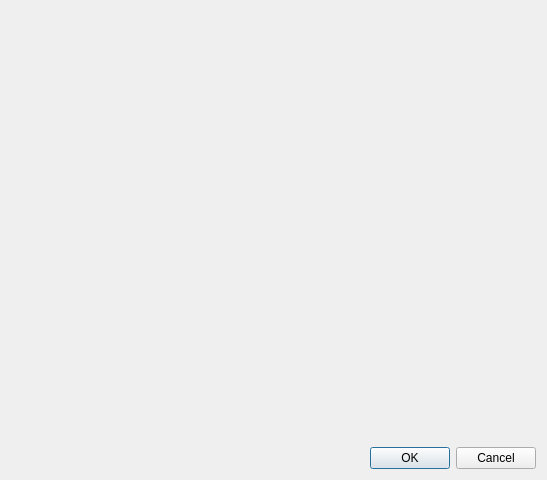
<?xml version="1.0" encoding="UTF-8"?>
<ui version="4.0">
 <class>SettingsWindow</class>
 <widget class="QDialog" name="SettingsWindow">
  <property name="geometry">
   <rect>
    <x>0</x>
    <y>0</y>
    <width>547</width>
    <height>480</height>
   </rect>
  </property>
  <property name="windowTitle">
   <string>Dialog</string>
  </property>
  <layout class="QVBoxLayout" name="verticalLayout_2">
   <item>
    <widget class="QFrame" name="entriesFrame">
     <property name="sizePolicy">
      <sizepolicy hsizetype="MinimumExpanding" vsizetype="MinimumExpanding">
       <horstretch>0</horstretch>
       <verstretch>0</verstretch>
      </sizepolicy>
     </property>
     <layout class="QGridLayout" name="gridLayout"/>
    </widget>
   </item>
   <item>
    <widget class="QDialogButtonBox" name="buttonBox">
     <property name="orientation">
      <enum>Qt::Horizontal</enum>
     </property>
     <property name="standardButtons">
      <set>QDialogButtonBox::Cancel|QDialogButtonBox::Ok</set>
     </property>
    </widget>
   </item>
  </layout>
 </widget>
 <resources/>
 <connections>
  <connection>
   <sender>buttonBox</sender>
   <signal>accepted()</signal>
   <receiver>SettingsWindow</receiver>
   <slot>accept()</slot>
   <hints>
    <hint type="sourcelabel">
     <x>248</x>
     <y>254</y>
    </hint>
    <hint type="destinationlabel">
     <x>157</x>
     <y>274</y>
    </hint>
   </hints>
  </connection>
  <connection>
   <sender>buttonBox</sender>
   <signal>rejected()</signal>
   <receiver>SettingsWindow</receiver>
   <slot>reject()</slot>
   <hints>
    <hint type="sourcelabel">
     <x>316</x>
     <y>260</y>
    </hint>
    <hint type="destinationlabel">
     <x>286</x>
     <y>274</y>
    </hint>
   </hints>
  </connection>
 </connections>
</ui>
